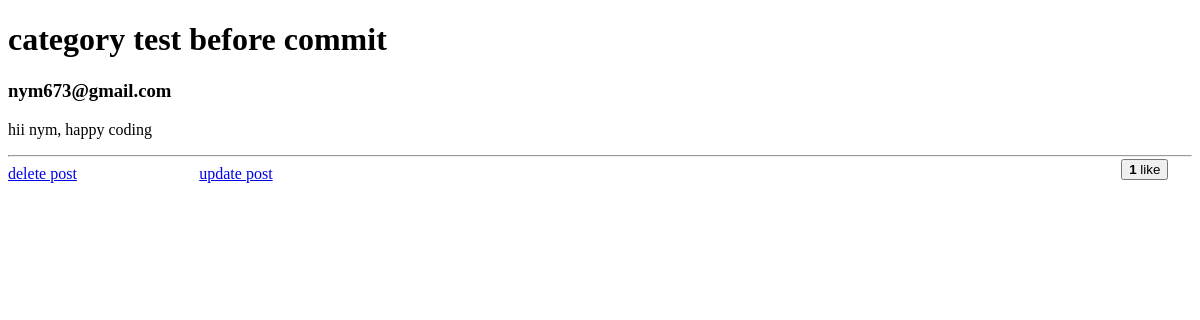
Page /dashboard/post/10/details/ (signed in) on the earlier database version.
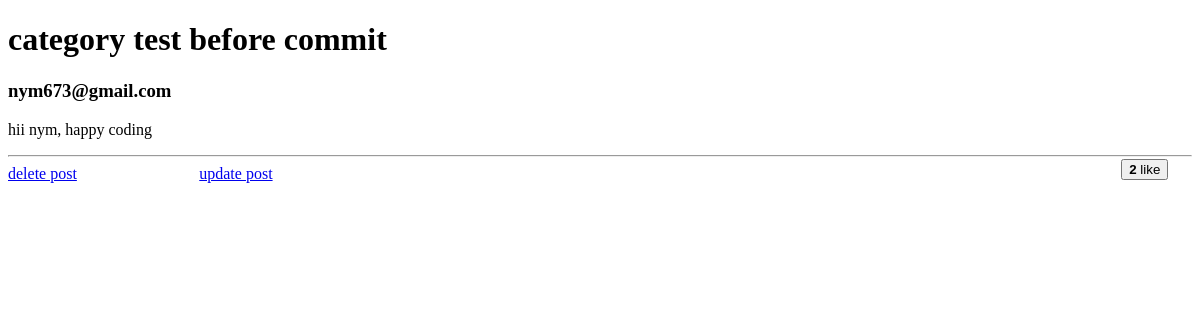
Same page on the later database version.
### app/dashboard/writer/post/models.py (models this page shows, shortened)
class post(models.Model):
  User_Name = models.ForeignKey(settings.AUTH_USER_MODEL, on_delete=models.CASCADE,default= 0)
  Users_views = models.ManyToManyField(CustomUser, related_name='Users_views', default= 0)
  Category = models.CharField(max_length=100,null=True,primary_key=False)
  Title   = models.CharField(max_length=500, null=True,primary_key=False)
  Details = models.TextField()
  views = models.IntegerField(default=0)
  like = models.IntegerField(default=0)
  likes = models.ManyToManyField(CustomUser, related_name='blog_posts_likes')
  published_date = models.DateTimeField(default=timezone.now)

### app/user/models.py (models this page shows)
class CustomUser(AbstractUser):
  name = models.CharField(max_length=50)
  email = models.EmailField(max_length=100,unique=True)
  username = None
  USERNAME_FIELD = 'email'
  REQUIRED_FIELDS = []
  Category = models.CharField(max_length=50)
  created_at = models.DateTimeField(auto_now_add=True)
  updated_at = models.DateTimeField(auto_now=True)

### app/dashboard/writer/post/views.py (the view)
# urls.py: path('<int:id>/details/',views.detailsVIEW, name='details'),
def detailsVIEW(request, id):
  content = post.objects.filter(id=id)
  blog_post = post.objects.get(id=id)
  blog_post.views = blog_post.views + 1
  blog_post.save()
  return render(request,'details.html', {'content': content})

### templates/details.html (shortened to what this page needs)
<!DOCTYPE html>
<html lang="en">
<head>
</head>
<body>
  {% for i in content %}
    <h1>{{ i.Title }}</h1>
    <h3>{{ i.User_Name }}</h3>
    <p>{{ i.Details }}</p>
    <hr>
    {% if user == i.User_Name %}
      <a href="{% url 'delete' i.pk %}" >delete post</a>
      <a style="margin-left: 10%;" href="{% url 'update' i.pk %}" >update post</a>
    {% endif %}
    <form method="POST" action="{% url 'like' i.id %}">
      <div class="btn-group" role="group" aria-label="Basic example" style="float: right; margin-top: -2%; margin-right: 2%;">
      {% if user.is_authenticated %}
        <button type="submit" class="btn btn-primary" name="post_id" value="{{ i.id }}"><b style="color: black;">{{ i.like }}</b> like</button>
      {% endif %}
      </div>
    </form>
  {% endfor %}
</body>
</html>

Differences in the rows shown:
changed post "category test before commit": like "1" → "2"
